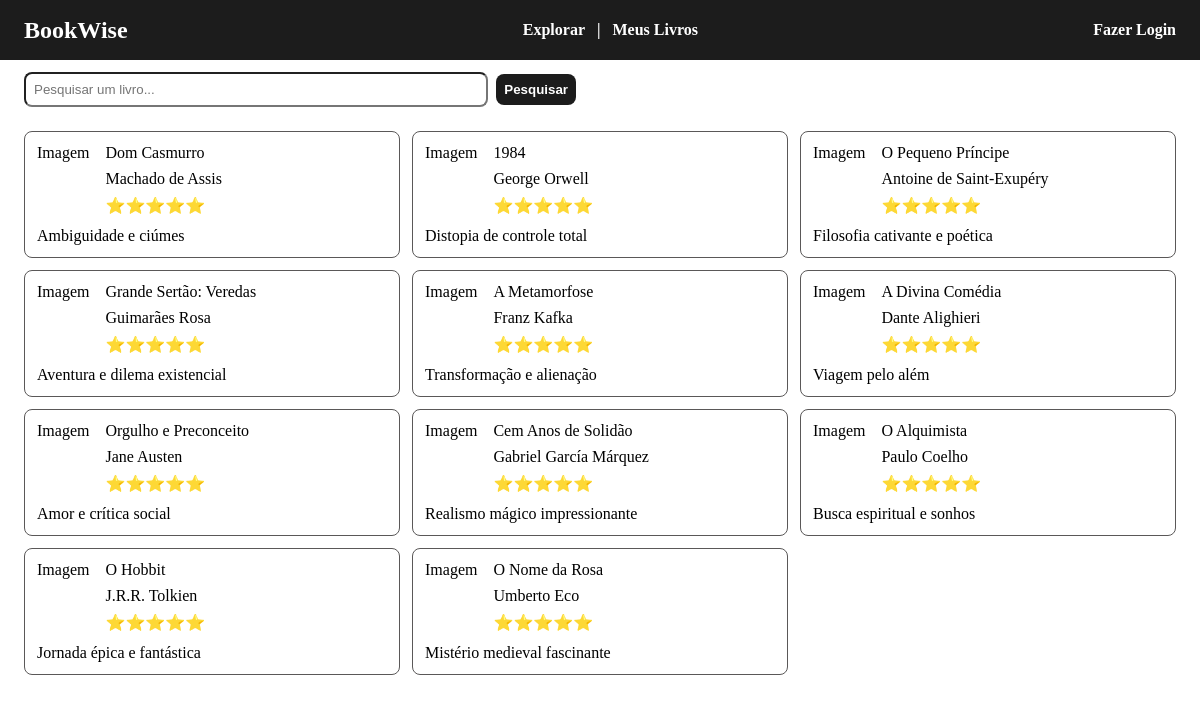
The page / on the database its author committed.
### tables this page shows
CREATE TABLE livros (
	id integer primary key,
  titulo varchar(255),
  autor varchar(100),
  descricao text,
  usuario_id integer,
  foreign key (usuario_id) references usuarios (id)
);

### helpers.php (called while the page is built, shortened)
<?php
function view($view, $data = []) {
    require_once "views/template/app.php";
}

### controllers/index.controller.php (called while the page is built)
<?php
$pequisar = $_REQUEST['pesquisar'] ?? '';
$livros = $DB->query(
    query: "SELECT * FROM livros WHERE titulo LIKE :filtro",
    class: Livro::class,
    params: ['filtro' => "%$pequisar%"]
)->fetchAll();
view("index", ['livros' => $livros]);

### routes.php (called while the page is built, shortened)
<?php
$controller = str_replace('/', '', parse_url($_SERVER["REQUEST_URI"], PHP_URL_PATH));
    if (!$controller) $controller = 'index';
    require_once "controllers/{$controller}.controller.php";

### index.php (called while the page is built, shortened)
<?php
require_once "helpers.php";
$config = require_once "config.php";
require_once "database.php";
require_once "routes.php";

### config.php (called while the page is built)
<?php
return [
  "database" => [
      "sqlite" => [
          "driver" => "sqlite",
          "database" => "database.sqlite"
      ],
      "mysql" => [
          "driver" => "mysql",
          "host" => "localhost",
          "port" => "3306",
          "dbname" => "bookwise",
          "user" => "root",
      ]
  ]
];

### database.php (called while the page is built)
<?php
class DB {
    private $connect;
    public function __construct($config)
    {
        $this->connect = new PDO($this->getDsn($config));
    }
    private function getDsn($config) {
        $driver = $config["driver"];
        unset ($config["driver"]);
        $dsn = $driver . ":" . http_build_query($config, '', ';');
        if ($driver == "sqlite") {
            $dsn = $driver . ":" . $config["database"];
        }
        return $dsn;
    }
    public function query ($query, $class = null, $params = [])
    {
        $prepare = $this->connect->prepare($query);
        if ($class) {
            $prepare->setFetchMode(PDO::FETCH_CLASS, $class);
        }
        $prepare->execute($params);
        return $prepare;
    }
}
$DB = new DB($config['database']['sqlite']);

### views/index.view.php (the view)
<form action="">
    <input type="text" name="pesquisar" placeholder="Pesquisar um livro...">
    <button type="submit">Pesquisar</button>
</form>
<section>
    <?php foreach ($livros as $livro) :?>
        <div class="card">
            <div id="card-info">
                <div>Imagem</div>
                <div>
                    <a href="/livro?id=<?= $livro->id ?>"><?= $livro->titulo ?></a>
                    <div><?= $livro->autor ?></div>
                    <div>⭐⭐⭐⭐⭐</div>
                </div>
            </div>
            <div id="card-description">
                <p><?= $livro->descricao ?></p>
            </div>
        </div>
    <?php endforeach; ?>
</section>

### views/template/app.php (shortened to what this page needs)
<!doctype html>
<html lang="pt-BR">
<head>
    <link rel="stylesheet" href="./styles.css">
</head>
<body>
<header>
    <nav>
        <div id="logo">BookWise</div>
        <ul id="menu-livros">
            <li><a href="/">Explorar</a></li>
            <span>|</span>
            <li><a href="/meus-livros">Meus Livros</a></li>
        </ul>
        <ul>
                <li><a href="/login">Fazer Login</a></li>
        </ul>
    </nav>
</header>
<main>
    <?php require_once "views/{$view}.view.php"; ?>
</main>
</head>
</body>
</html>

### styles.css (style rules this page uses)
* { margin: 0; padding: 0; box-sizing: border-box; }
header > nav { width: 100%; height: 60px; padding: 12px 24px; background-color: #1C1C1C; color: white; font-weight: bold; display: flex; align-items: center; justify-content: space-between; }
#logo { font-size: 24px; }
#menu-livros { display: flex; align-items: center; gap: 12px; }
nav > ul { list-style: none; }
nav > ul > li > a { text-decoration: none; color: white; transition: color .6s; }
form { width: 600px; padding: 12px 24px; display: flex; align-items: center; gap: 8px; }
input { width: 100%; padding: 8px; border-radius: 8px; color: #5a5858; }
form > button { padding: 8px; border-radius: 8px; border: 0; background-color: #1C1C1C; color: white; font-weight: bold; cursor: pointer; transition: background-color 0.8s; }
section { padding: 12px 24px; display: grid; grid-template-columns: 1fr 1fr 1fr; gap: 12px; }
.card { display: flex; flex-direction: column; border: 1px solid #5a5858; padding: 12px; border-radius: 8px; }
.card a { color: black; text-decoration: none; transition: color .6s; }
#card-info { display: flex; gap: 16px; }
#card-info div:nth-child(even) { display: flex; flex-direction: column; gap: 8px; }
#card-description { margin-top: 12px; }

### rows shown on the page
livros: titulo "Dom Casmurro", autor "Machado de Assis", descricao "Ambiguidade e ciúmes"
livros: titulo "1984", autor "George Orwell", descricao "Distopia de controle total"
livros: titulo "O Pequeno Príncipe", autor "Antoine de Saint-Exupéry", descricao "Filosofia cativante e poética"
livros: titulo "Grande Sertão: Veredas", autor "Guimarães Rosa", descricao "Aventura e dilema existencial"
livros: titulo "A Metamorfose", autor "Franz Kafka", descricao "Transformação e alienação"
livros: titulo "A Divina Comédia", autor "Dante Alighieri", descricao "Viagem pelo além"
livros: titulo "Orgulho e Preconceito", autor "Jane Austen", descricao "Amor e crítica social"
livros: titulo "Cem Anos de Solidão", autor "Gabriel García Márquez", descricao "Realismo mágico impressionante"
livros: titulo "O Alquimista", autor "Paulo Coelho", descricao "Busca espiritual e sonhos"
livros: titulo "O Hobbit", autor "J.R.R. Tolkien", descricao "Jornada épica e fantástica"
livros: titulo "O Nome da Rosa", autor "Umberto Eco", descricao "Mistério medieval fascinante"
